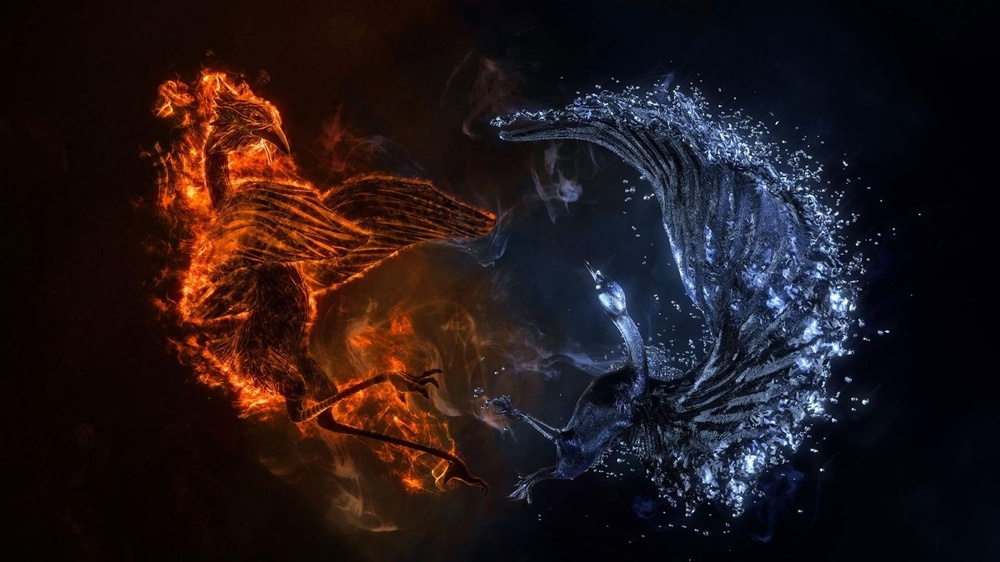
#> input picture images/1.jpg, 1000 x 562 px, shrunk from 1536 x 864 before the run
$ python session6.py
#> lines starting #> are read from the running program, lines starting #| are printed output that depends on the picture; after the words box and inside, x2 and y2 are one past the last pixel; in counts of white or black regions, pixels touching at a corner belong together
import cv2 as cv
import numpy as np
from matplotlib import pyplot as plt

original_img = cv.imread("../images/1.jpg", 0)
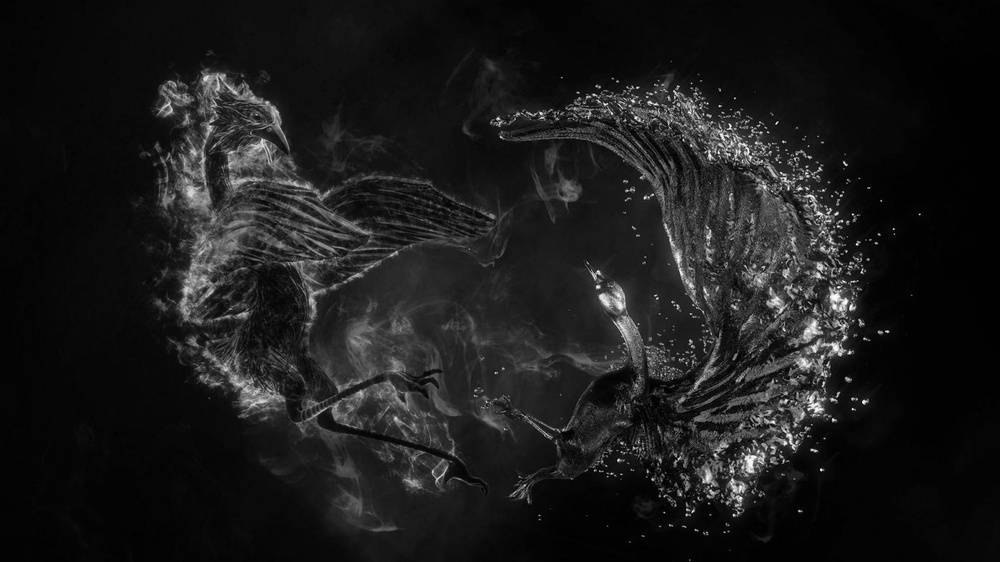
#> original_img: shape (562, 1000); min 0, max 255, mean 27.1

_, thresh = cv.threshold(original_img, 60, 255, cv.THRESH_BINARY_INV)
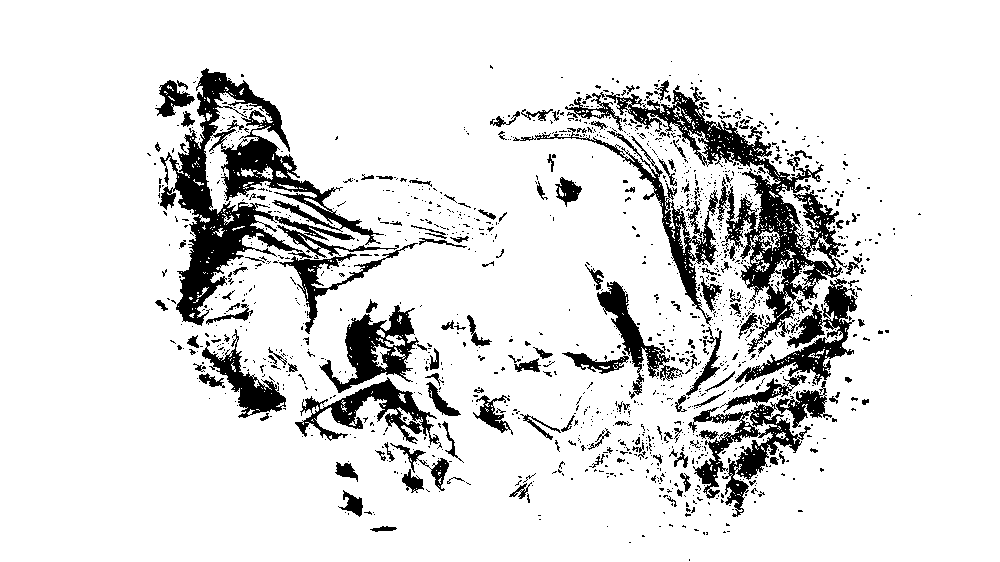
#> thresh: shape (562, 1000); 87.7% white; 1366 black regions (1204 under 20 px), largest, box (x1, y1, x2, y2) and area: (160, 68, 384, 326) 13972, (605, 85, 847, 354) 11754, (688, 375, 832, 517) 5531


# Erosion
# kernel = np.ones((5, 5), np.uint8)
# erosion = cv.erode(thresh, kernel, iterations=1)

# Dilation
# kernel = np.ones((3, 3), np.uint8)
# erosion = cv.dilate(thresh, kernel, iterations=1)

# Closing
kernel = np.ones((5, 5), np.uint8)
erosion = cv.morphologyEx(thresh, cv.MORPH_CLOSE, kernel, iterations=1)
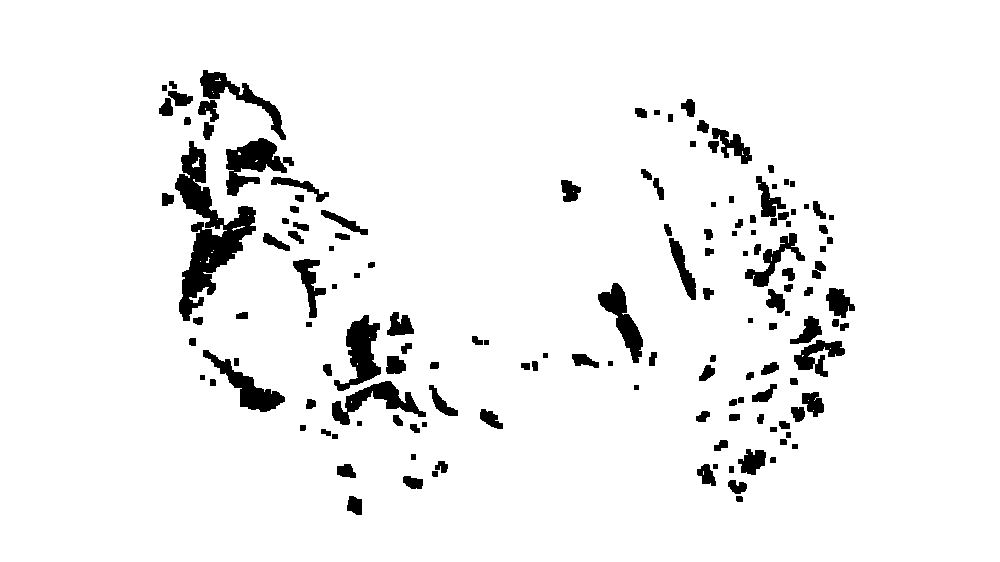
#> erosion: shape (562, 1000); 94.3% white; 145 black regions, largest, box (x1, y1, x2, y2) and area: (175, 141, 256, 321) 5162, (226, 138, 294, 196) 1867, (334, 315, 381, 391) 1674

# Opening

# Gradient


fig, (ax1, ax2, ax3) = plt.subplots(1, 3, figsize=(15, 15))
ax1.imshow(original_img, cmap="gray")
ax2.imshow(thresh, cmap="gray")
ax3.imshow(erosion, cmap="gray")

plt.show()
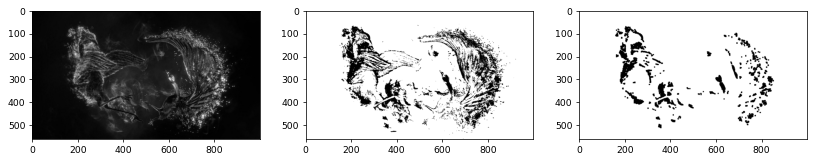
#> figure drawn by matplotlib, 3 panels

# Morphological Gradient

$ run again, with images/2.jpg copied over images/1.jpg
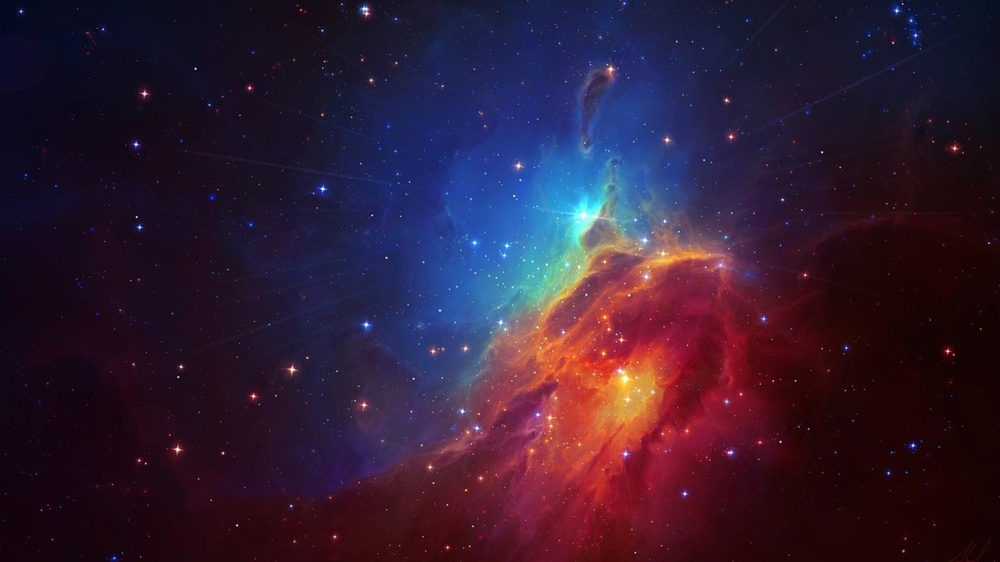
#> input picture images/2.jpg, 1000 x 562 px, shrunk from 1536 x 864 before the run
#> `_, thresh = cv.threshold(original_img, 60, 255, cv.THRESH_BINARY_INV)`:
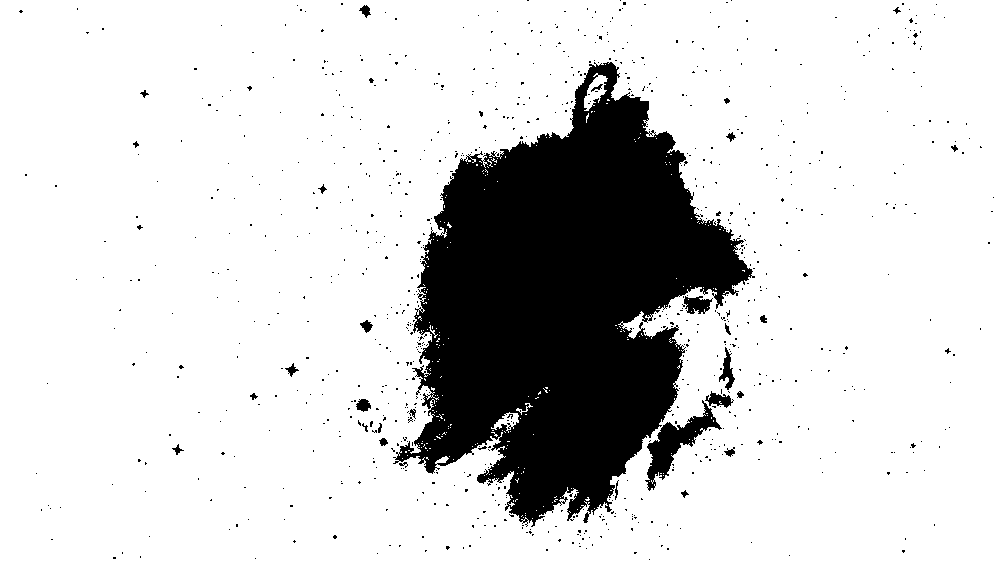
#> thresh: shape (562, 1000); 82.9% white; 883 black regions (853 under 20 px), largest, box (x1, y1, x2, y2) and area: (393, 62, 755, 527) 89718, (645, 400, 722, 491) 1964, (684, 296, 713, 314) 343
#> erosion: shape (562, 1000); 84.3% white; 12 black regions, largest, box (x1, y1, x2, y2) and area: (417, 64, 752, 520) 85811, (648, 416, 717, 479) 1613, (688, 298, 710, 312) 240
#> `plt.show()`:
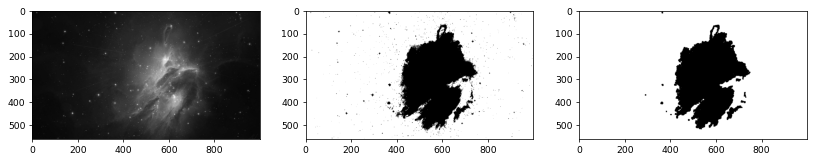
#> figure drawn by matplotlib, 3 panels

$ run again, with images/3.jpg copied over images/1.jpg
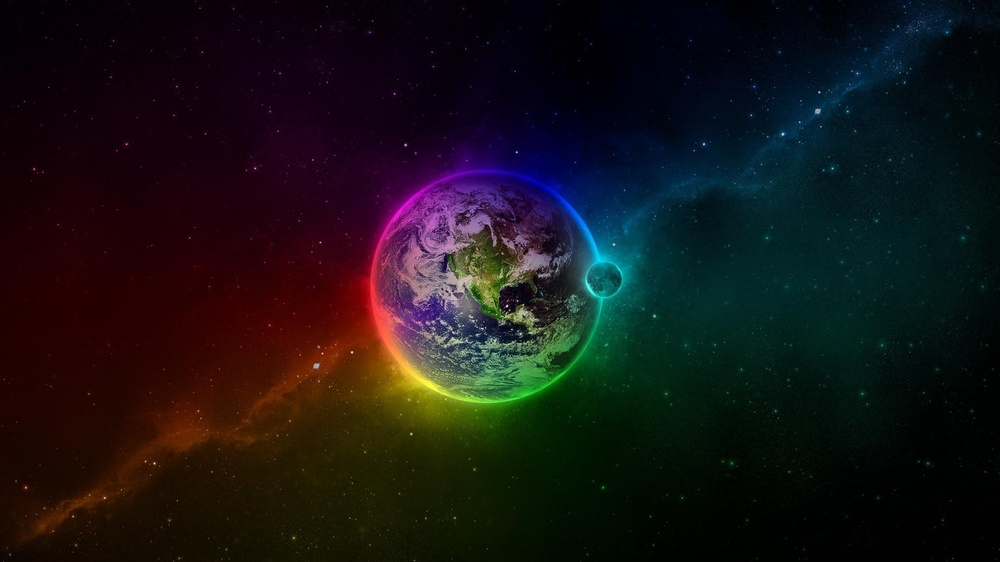
#> input picture images/3.jpg, 1000 x 562 px, shrunk from 1536 x 864 before the run
#> `_, thresh = cv.threshold(original_img, 60, 255, cv.THRESH_BINARY_INV)`:
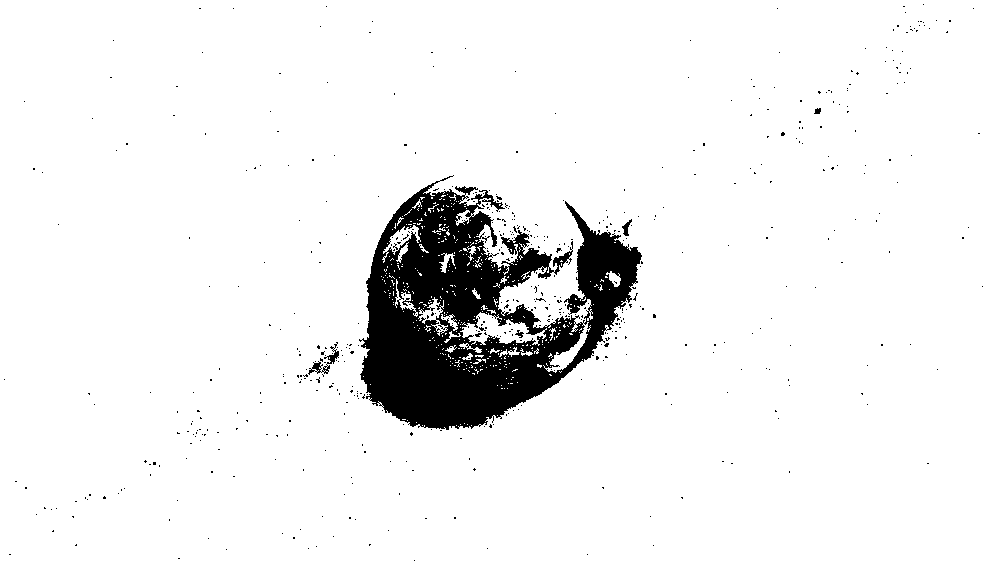
#> thresh: shape (562, 1000); 93.3% white; 564 black regions (559 under 20 px), largest, box (x1, y1, x2, y2) and area: (359, 175, 642, 430) 35899, (308, 342, 339, 375) 237, (622, 219, 632, 236) 73, (515, 330, 524, 338) 34, (814, 108, 821, 114) 32
#> erosion: shape (562, 1000); 94.7% white; 25 black regions, largest, box (x1, y1, x2, y2) and area: (362, 192, 641, 428) 27449, (509, 250, 551, 281) 686, (512, 308, 534, 327) 303
#> `plt.show()`:
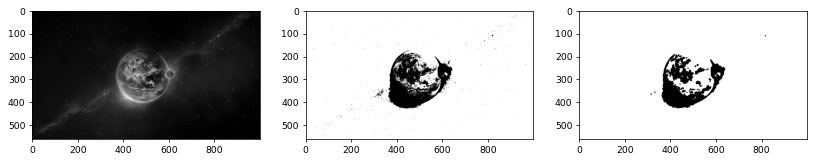
#> figure drawn by matplotlib, 3 panels
